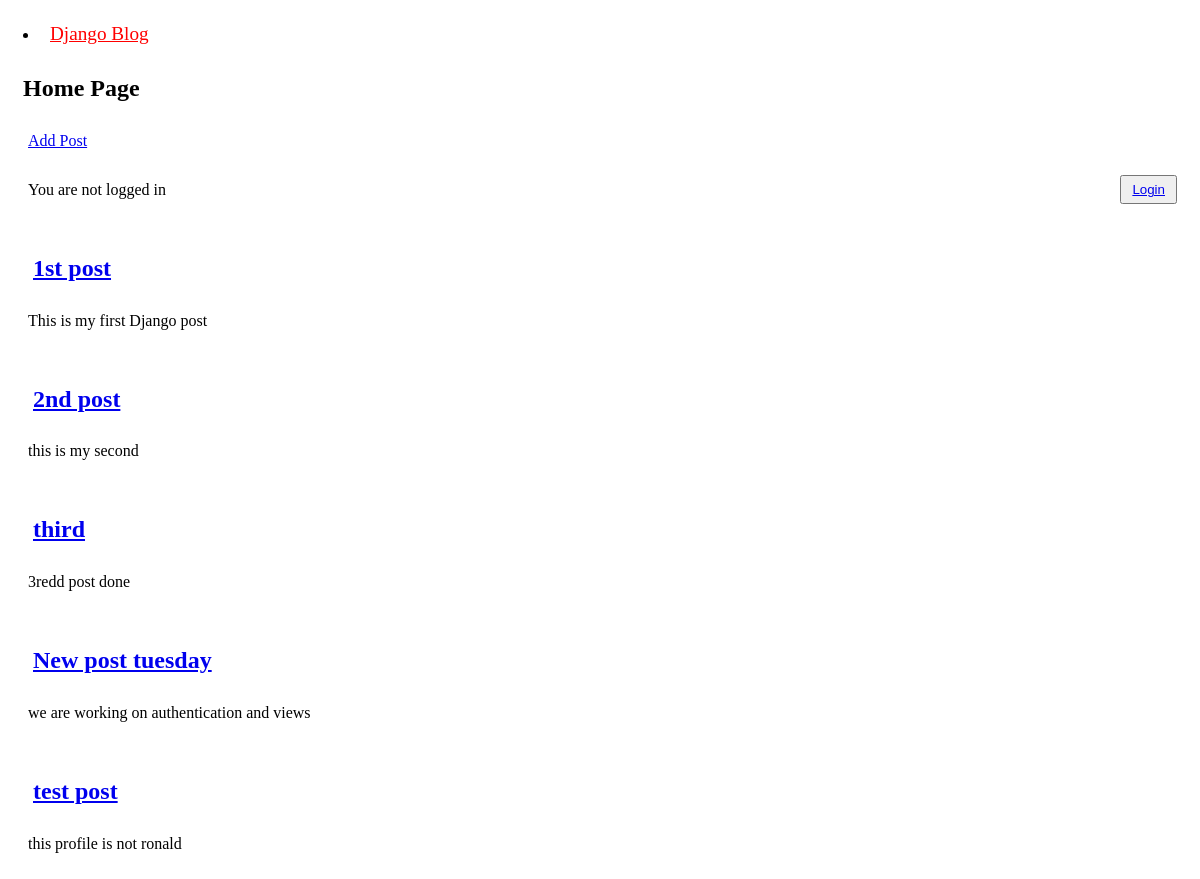
The page / on the database its author committed.
### blog/models.py (models this page shows, shortened)
class Post(models.Model):
    title = models.CharField(max_length=200)
    author = models.ForeignKey(
        User,
        on_delete=models.CASCADE
        )
    body = models.TextField()

### blog/views.py (the view)
# urls.py: path('', BlogListView.as_view(), name='home'),
class BlogListView(ListView):
    model = Post
    template_name = 'home.html'

### templates/home.html
{% extends 'base.html' %}
{% block content %}
<h2> Home Page </h2>
<div class="new-post-btn">
    <a href="{% url 'new_post' %}" >Add Post</a>
</div>
<div class="user-area">
    {% if user.is_authenticated %}
    <p> Hi {{ user.username }}</p>
    <form action="{% url 'logout' %}" method="post">
        {% csrf_token %}
        <button type="submit">Logout</button>
    </form>
    {% else %}
    <p>You are not logged in</p>
    <button><a href="{% url 'login' %}">
        Login
    </a></button>
    {% endif %}
</div>
{% for post in object_list %}
<div class=" post-entry">
    <h2><a href="{% url 'post_detail' post.pk %}"> {{ post.title }}</a></h2>
    <p> {{ post.body }}</p>
</div>
{% endfor %}
{% endblock content %}

### templates/base.html (shortened to what this page needs)
<!DOCTYPE html>
{% load static %}
<html lang="en">
<head>
    <link rel="stylesheet" href="{% static 'styles.css' %}">
</head>
<body>
    <li>
        <a class="title" href="{% url 'home' %}">
            Django Blog </a>
    </li>
    {% block content %}
    {% endblock content %}
</body>
</html>

### static/styles.css (style rules this page uses)
* { box-sizing: border-box; padding: 5px; }
body { background-color: white ; color: #000; }
.title { color: red; font-size: larger; }
.user-area { display: flex; align-items: center; justify-content: space-between; }

### rows shown on the page
Post: title "1st post", body "This is my first Django post"
Post: title "2nd post", body "this is my second"
Post: title "third", body "3redd post done"
Post: title "New post tuesday", body "we are working on authentication and views"
Post: title "test post", body "this profile is not ronald"
